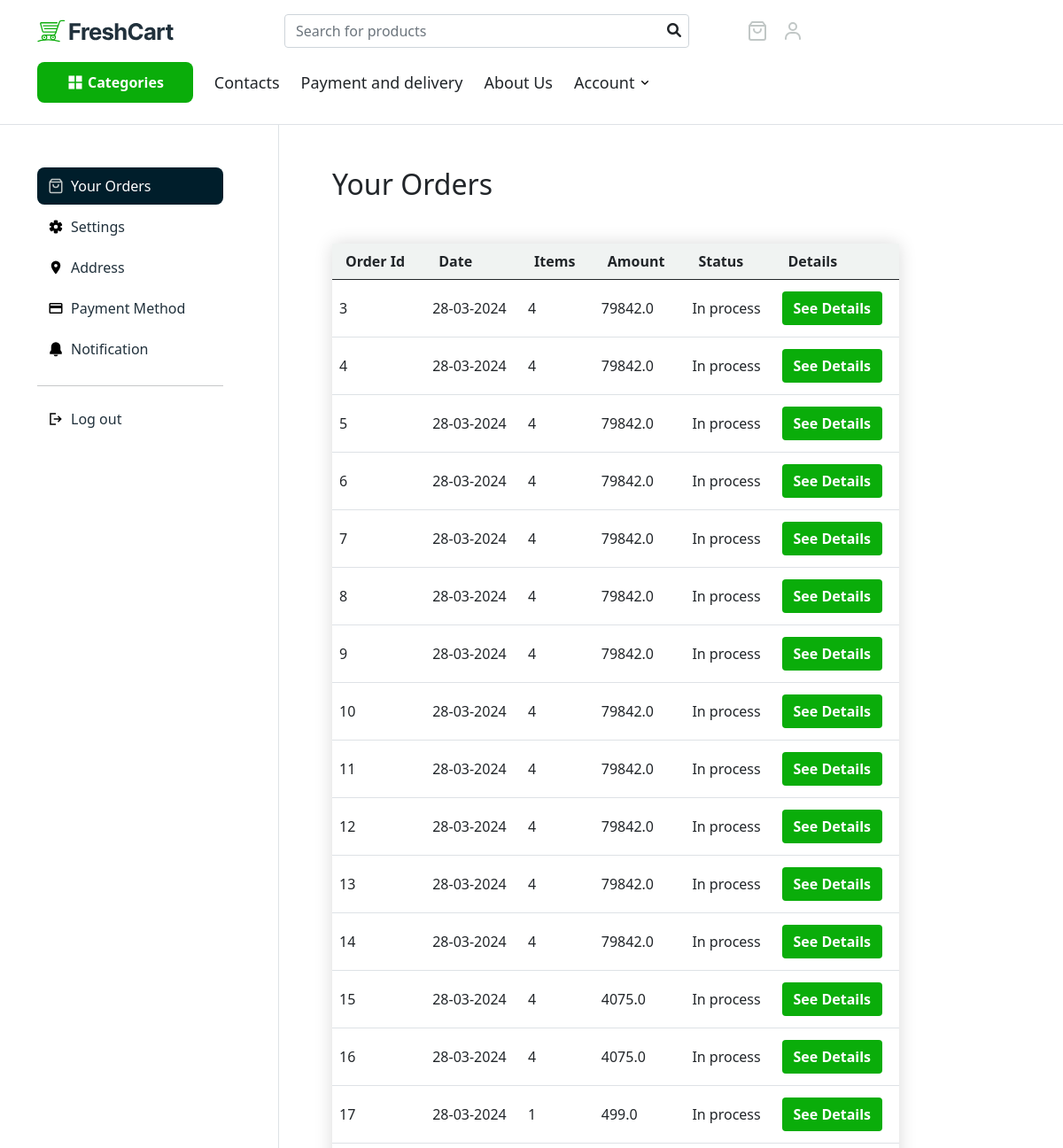
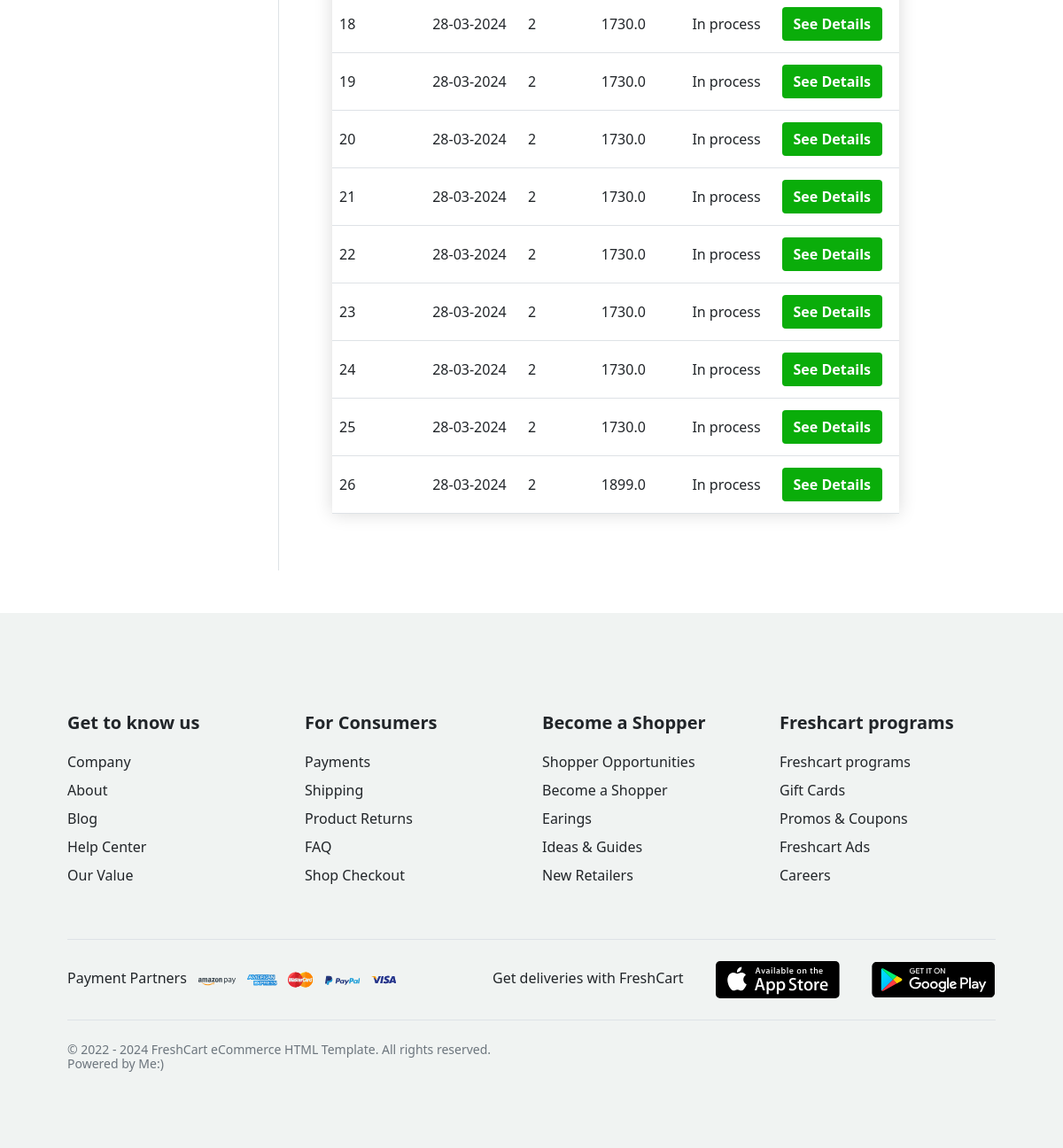
The app's page /user/dashboard/orders (signed in) with its own data (2 pictures, top to bottom).
### backend/orders/models.py (models this page shows, shortened)
class Orders(db.Model):
    id = db.Column(db.Integer, primary_key=True)
    name = db.Column(db.String(100), nullable=False)
    email = db.Column(db.String(100), nullable=False)
    phone_number = db.Column(db.String(100), nullable=False)
    street = db.Column(db.String(255), nullable=False)
    house_number = db.Column(db.String(100), nullable=False)
    entrance_number = db.Column(db.String(100), nullable=False)
    comment = db.Column(db.String(255), nullable=False)
    total_price = db.Column(db.Float, nullable=False)
    order_time = db.Column(db.DateTime, nullable=False, default=datetime.utcnow())
    products = db.relationship('Products', secondary=orders_products, backref='orders', lazy=True)
    status = db.Column(db.String(100), nullable=True)
    user_id = db.Column(db.Integer, db.ForeignKey('user.id'), nullable=True)
    @staticmethod
    def get_quantity_dict(user) -> dict:
        order_quantities_dict = defaultdict(list)
        for order in user.orders:
            for product in order.products:
                quantity = db.session.query(orders_products.c.quantity).filter_by(order_id=order.id,
                                                                                  product_id=product.id).scalar()
                order_quantities_dict[order.id].append(quantity)
        return order_quantities_dict

### backend/user/views.py (the view)
@user.route('/dashboard/orders')
@login_required
def dashboard_orders():
    get_orders_quantity_dict = Orders.get_quantity_dict(current_user)
    return render_template('dashboard-orders.html', order_quantities_dict=get_orders_quantity_dict)

### backend/public/views.py (called while the page is built)
@login_manager.user_loader
def load_user(user_id):
    try:
        if uuid.UUID(str(user_id)):
            return Admin.query.get(user_id)
    except ValueError:
        return User.query.get(user_id)

def set_categories():
    if 'categories' not in g:
        g.categories = Categories.query.all()

### backend/templates/user/dashboard-orders.html (shortened to what this page needs)
{% extends 'base.html' %}
{% block content %}
    <main>
        <div class="container">
            <div class="row">
                <div class="col-3 border-end">
                    <div class="pt-5 dashboard-nav-container">
                        <ul class="nav flex-column nav-pills nav-pills-dark">
                            <li class="nav-item">
                                <a href="{{ url_for('user.dashboard_orders') }}" class="nav-link active d-flex align-items-center gap-2">
                                    <svg xmlns="http://www.w3.org/2000/svg" width="18" height="18" viewBox="0 0 24 24">
                                        <g fill="none" stroke="#c1c7c6" stroke-linecap="round" stroke-linejoin="round"
                                           stroke-width="2">
                                            <path d="M6 2L3 6v14a2 2 0 0 0 2 2h14a2 2 0 0 0 2-2V6l-3-4ZM3 6h18"></path>
                                            <path d="M16 10a4 4 0 0 1-8 0"></path>
                                        </g>
                                    </svg>
                                    Your Orders
                                </a>
                            </li>
                            <li class="nav-item">
                                <a href="{{ url_for('user.dashboard_settings') }}" class="nav-link d-flex align-items-center gap-2">
                                    Settings
                                </a>
                            </li>
                            <li class="nav-item">
                                <a href="#" class="nav-link d-flex align-items-center gap-2">
                                    <svg xmlns="http://www.w3.org/2000/svg" width="18" height="18" viewBox="0 0 24 24">
                                        <path fill="black"
                                              d="M12 11.5A2.5 2.5 0 0 1 9.5 9A2.5 2.5 0 0 1 12 6.5A2.5 2.5 0 0 1 14.5 9a2.5 2.5 0 0 1-2.5 2.5M12 2a7 7 0 0 0-7 7c0 5.25 7 13 7 13s7-7.75 7-13a7 7 0 0 0-7-7"></path>
                                    </svg>
                                    Address
                                </a>
                            </li>
                            <li class="nav-item">
                                <a href="#" class="nav-link d-flex align-items-center gap-2">
                                    <svg xmlns="http://www.w3.org/2000/svg" width="18" height="18" viewBox="0 0 24 24">
                                        <path fill="black"
                                              d="M20 8H4V6h16m0 12H4v-6h16m0-8H4c-1.11 0-2 .89-2 2v12a2 2 0 0 0 2 2h16a2 2 0 0 0 2-2V6a2 2 0 0 0-2-2"></path>
                                    </svg>
                                    Payment Method
                                </a>
                            </li>
                            <li class="nav-item">
                                <a href="#" class="nav-link d-flex align-items-center gap-2">
                                    <svg xmlns="http://www.w3.org/2000/svg" width="18" height="18" viewBox="0 0 24 24">
                                        <path fill="black"
                                              d="M8.645 20.5a3.502 3.502 0 0 0 6.71 0zM3 19.5h18v-3l-2-3v-5a7 7 0 1 0-14 0v5l-2 3z"></path>
                                    </svg>
                                    Notification
                                </a>
                            </li>
                            <hr>
                            <li class="nav-item">
                                <a href="{{ url_for('user.logout') }}" class="nav-link d-flex align-items-center gap-2">
                                    <svg xmlns="http://www.w3.org/2000/svg" width="18" height="18" viewBox="0 0 24 24">
                                        <path fill="black"
                                              d="M3 21V3h9v2H5v14h7v2zm13-4l-1.375-1.45l2.55-2.55H9v-2h8.175l-2.55-2.55L16 7l5 5z"></path>
                                    </svg>
                                    Log out
                                </a>
                            </li>
                        </ul>
                    </div>
                </div>
                <div class="col-8">
                    <div class="p-lg-5">
                        <h2 class="mb-5">Your Orders</h2>
                        {% set orders = current_user.orders %}
                        {% if orders %}
                            <table class="table">
                                <thead>
                                <tr>
                                    <th>Order Id</th>
                                    <th>Date</th>
                                    <th>Items</th>
                                    <th>Amount</th>
                                    <th>Status</th>
                                    <th>Details</th>
                                </tr>
                                </thead>
                                <tbody>
                                {% for order in orders %}
                                    <tr>
                                        <td>{{ order.id }}</td>
                                        <td>{{ order.order_time.strftime('%d-%m-%Y') }}</td>
                                        <td>{{ order.products|length }}</td>
                                        <td>{{ order.total_price }}</td>
                                        <td>In process</td>
                                        <td>
                                            <button class="btn btn-color-green" data-toggle="collapse"
                                                    data-target="#orderDetails{{ order.id }}">See Details
                                            </button>
                                        </td>
                                    </tr>
                                {% endfor %}
                                </tbody>
                            </table>
                        {% endif %}
                    </div>
                </div>
            </div>
        </div>
    </main>
{% endblock %}

### backend/static/style.css (style rules this page uses)
* { margin: 0; padding: 0; box-sizing: border-box !important; line-height: 1; }
.btn-color-green { background-color: rgb(10, 173, 10); color: #fff; }
.btn { font-weight: 600; transition: all 0.3s; }
.dashboard-nav-container { padding-right: 50px; }
.nav-link { border-radius: 0.5rem !important; color: #21313c !important; padding: 0.75rem 0.75rem; font-weight: 500; margin-bottom: 0.25rem; }
.active { background-color: #001e2b !important; color: #fff !important; }
table { border-radius: 5px 5px 0 0; box-shadow: 0 0 20px rgba(0, 0, 0, 0.15); }
table thead tr { border-top: none; background-color: #f0f3f2; }
tr, th { padding: 12px 15px !important; }
tbody tr { height: 65px; }
td, th { vertical-align: middle; }

### records on screen
Orders: id "3", order_time "28-03-2024", products|length "4", total_price "79842.0"
Orders: id "4", order_time "28-03-2024", products|length "4", total_price "79842.0"
Orders: id "5", order_time "28-03-2024", products|length "4", total_price "79842.0"
Orders: id "6", order_time "28-03-2024", products|length "4", total_price "79842.0"
Orders: id "7", order_time "28-03-2024", products|length "4", total_price "79842.0"
Orders: id "8", order_time "28-03-2024", products|length "4", total_price "79842.0"
Orders: id "9", order_time "28-03-2024", products|length "4", total_price "79842.0"
Orders: id "10", order_time "28-03-2024", products|length "4", total_price "79842.0"
Orders: id "11", order_time "28-03-2024", products|length "4", total_price "79842.0"
Orders: id "12", order_time "28-03-2024", products|length "4", total_price "79842.0"
Orders: id "13", order_time "28-03-2024", products|length "4", total_price "79842.0"
Orders: id "14", order_time "28-03-2024", products|length "4", total_price "79842.0"
Orders: id "15", order_time "28-03-2024", products|length "4", total_price "4075.0"
Orders: id "16", order_time "28-03-2024", products|length "4", total_price "4075.0"
Orders: id "17", order_time "28-03-2024", products|length "1", total_price "499.0"
Orders: id "18", order_time "28-03-2024", products|length "2", total_price "1730.0"
Orders: id "19", order_time "28-03-2024", products|length "2", total_price "1730.0"
Orders: id "20", order_time "28-03-2024", products|length "2", total_price "1730.0"
Orders: id "21", order_time "28-03-2024", products|length "2", total_price "1730.0"
Orders: id "22", order_time "28-03-2024", products|length "2", total_price "1730.0"
Orders: id "23", order_time "28-03-2024", products|length "2", total_price "1730.0"
Orders: id "24", order_time "28-03-2024", products|length "2", total_price "1730.0"
Orders: id "25", order_time "28-03-2024", products|length "2", total_price "1730.0"
Orders: id "26", order_time "28-03-2024", products|length "2", total_price "1899.0"
